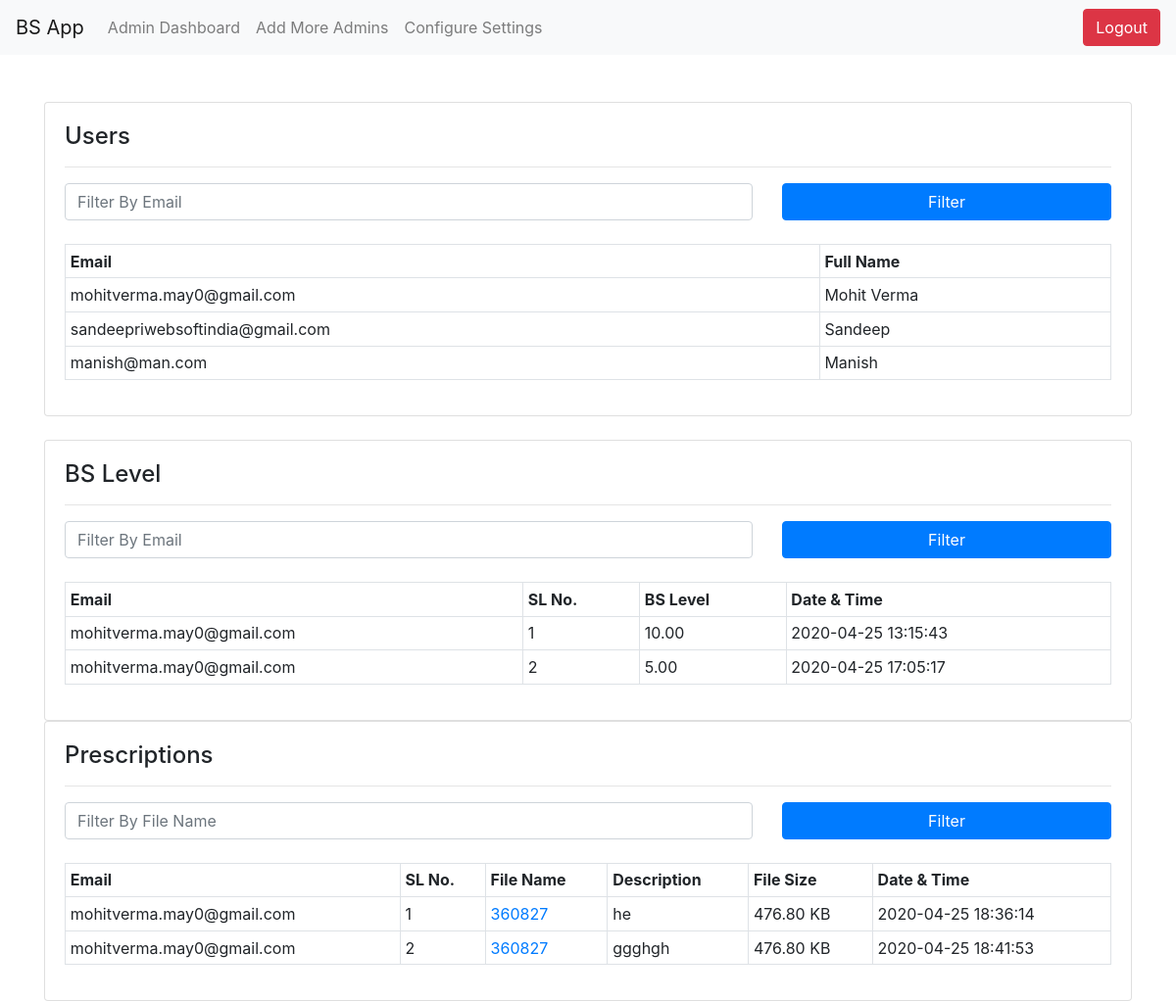
Before: /admin/index.php (signed in) with the older database file.
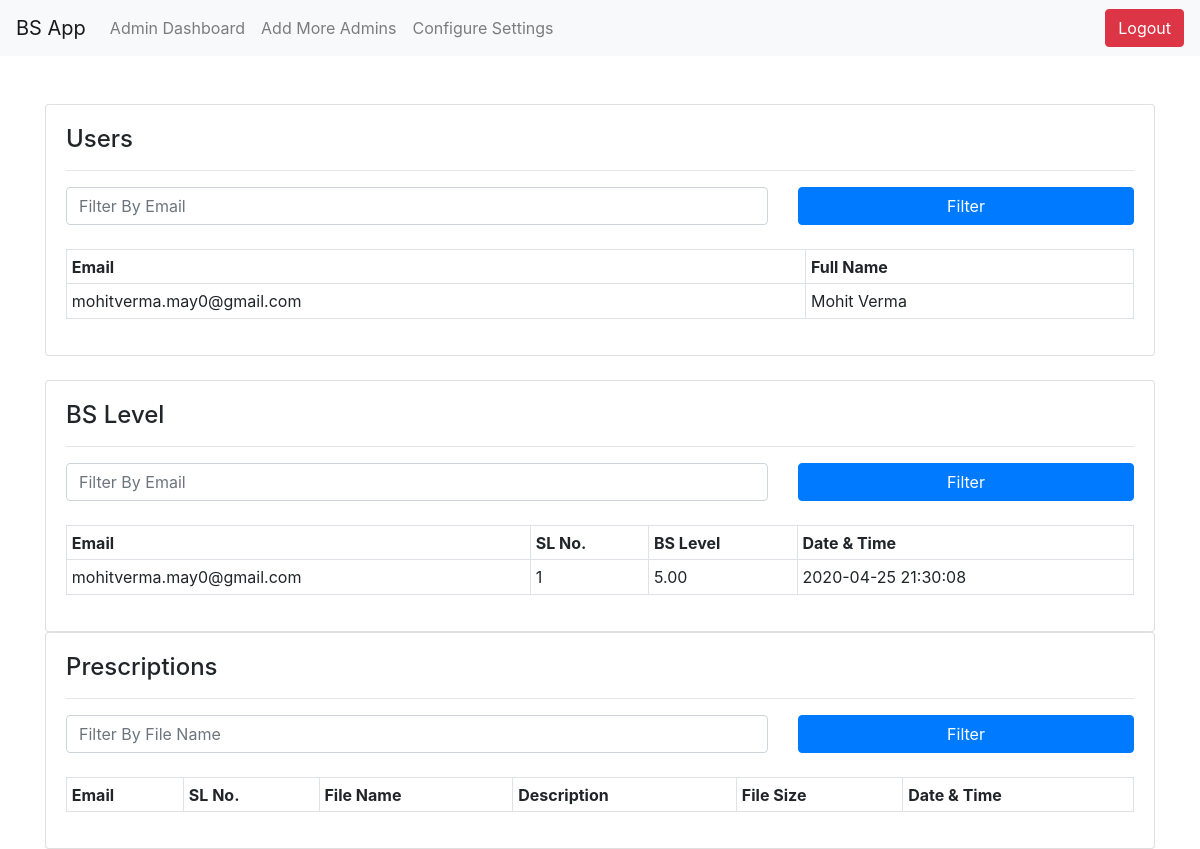
After: the same page with the newer database file.
### tables this page shows
CREATE TABLE `tblusers` (
  `id` int(11) NOT NULL,
  `name` varchar(191) NOT NULL,
  `email` varchar(191) NOT NULL,
  `password` varchar(191) DEFAULT NULL,
  `token` varchar(191) DEFAULT NULL,
  `created_at` timestamp NULL DEFAULT CURRENT_TIMESTAMP,
  `updated_at` timestamp NULL DEFAULT CURRENT_TIMESTAMP ON UPDATE CURRENT_TIMESTAMP
);

CREATE TABLE `tbl_bs` (
  `id` bigint(11) NOT NULL,
  `user_id` bigint(20) NOT NULL,
  `bs_level` decimal(20,2) NOT NULL,
  `status` int(11) DEFAULT '0',
  `created_at` datetime DEFAULT CURRENT_TIMESTAMP,
  `updated_at` datetime DEFAULT CURRENT_TIMESTAMP ON UPDATE CURRENT_TIMESTAMP
);

CREATE TABLE `tbl_prescription` (
  `id` int(11) NOT NULL,
  `user_id` bigint(20) NOT NULL,
  `file_name` text NOT NULL,
  `file_size` text NOT NULL,
  `file` text NOT NULL,
  `description` text,
  `created_at` datetime DEFAULT CURRENT_TIMESTAMP,
  `updated_at` datetime DEFAULT CURRENT_TIMESTAMP ON UPDATE CURRENT_TIMESTAMP
);

### admin/index.php (called while the page is built, shortened)
<?php
include '../autoload.php';
$getadmin = new Admin;
include_once '../includes/adminheader.php';
    include_once $getadmin->session_check();
include_once '../includes/adminfooter.php';
?>

### Classes/Admin.class.php (called while the page is built, shortened)
<?php
class Admin extends Dbcon
{
    protected $newdbh;
    function __construct()
    {
        $con = parent::__construct();
        $this->newdbh = $con;
    }
    public function allUsers($email = '')
    {
        if(empty($email)){
            $result = mysqli_query($this->newdbh,"SELECT email,name FROM tblusers");
        }else
        {
            $result = mysqli_query($this->newdbh,"SELECT email,name FROM tblusers where email like '%$email%'");
        }
        $results_array = [];
        while ($row = $result->fetch_assoc()) {
          $results_array[] = $row;
        }
        return $results_array;
    }
    public function allLevels($email = '')
    {
        if(empty($email)){
            $result = mysqli_query($this->newdbh,"SELECT tblusers.email,tbl_bs.* FROM tbl_bs JOIN tblusers ON tblusers.id = tbl_bs.user_id");
        }else
        {
            $result = mysqli_query($this->newdbh,"SELECT tblusers.email,tbl_bs.* FROM tbl_bs JOIN tblusers ON tblusers.id = tbl_bs.user_id where email like '%$email%'");
        }
        $results_array = [];
        while ($row = $result->fetch_assoc()) {
          $results_array[] = $row;
        }
        return $results_array;
    }
    public function allPrescriptions($file_name = '')
    {
        if(empty($file_name)){
            $result = mysqli_query($this->newdbh,"SELECT tblusers.email,tbl_prescription.* FROM tbl_prescription JOIN tblusers ON tblusers.id = tbl_prescription.user_id");
        }else
        {
            $result = mysqli_query($this->newdbh,"SELECT tblusers.email,tbl_prescription.* FROM tbl_prescription JOIN tblusers ON tblusers.id = tbl_prescription.user_id where `file_name` like '%$file_name%'");
        }
        $results_array = [];
        while ($row = $result->fetch_assoc()) {
          $results_array[] = $row;
        }
        return $results_array;
    }
}

### autoload.php (called while the page is built, shortened)
<?php
function formatSizeUnits($bytes)
{
    if ($bytes >= 1073741824)
    {
        $bytes = number_format($bytes / 1073741824, 2) . ' GB';
    }
    elseif ($bytes >= 1048576)
    {
        $bytes = number_format($bytes / 1048576, 2) . ' MB';
    }
    elseif ($bytes >= 1024)
    {
        $bytes = number_format($bytes / 1024, 2) . ' KB';
    }
    elseif ($bytes > 1)
    {
        $bytes = $bytes . ' bytes';
    }
    elseif ($bytes == 1)
    {
        $bytes = $bytes . ' byte';
    }
    else
    {
        $bytes = '0 bytes';
    }
    return $bytes;
}

### admin/home.php (the view, shortened to what this page needs)
<?php
$alluser = $getadmin->allUsers();
$alllevels = $getadmin->allLevels();
$allPrescriptions = $getadmin->allPrescriptions();
?>
<section class="container mt-5">
<div class="card">
    <div class="card-body table-responsive">
        <h4>Users</h4>
        <hr>
        <form action="<?php echo weburl;?>/admin/" method="POST">
            <div class="row">
                <div class="col-md-8">
                    <input type="email" name="email" id="email" value="<?php if(isset($email)){ echo $email; }?>" placeholder="Filter By Email" class="form-control">
                </div>
                <div class="col-md-4">
                    <input type="submit" value="Filter" class="btn btn-primary" style="width:100%" name="filterUser">
                </div>
            </div>
        </form>
        <br>
        <table class="table table-sm table-bordered">
            <tr>
                <th>Email</th>
                <th>Full Name</th>
            </tr>
            <?php
            if(count($alluser)>0){
                foreach($alluser as $user){?>
                <tr>
                <td><?php echo $user['email'];?></td>
                <td><?php echo $user['name'];?></td>
                </tr>
            <?php }}?>
        </table>
    </div>
</div>
<br>
<div class="card">
    <div class="card-body table-responsive">
        <h4>BS Level</h4>
        <hr>
        <form action="<?php echo weburl;?>/admin/" method="POST">
            <div class="row">
                <div class="col-md-8">
                    <input type="email" name="emailbs" id="emailbs" value="<?php if(isset($emailbs)){ echo $emailbs; }?>" placeholder="Filter By Email" class="form-control">
                </div>
                <div class="col-md-4">
                    <input type="submit" value="Filter" class="btn btn-primary" style="width:100%" name="filterBS">
                </div>
            </div>
        </form>
        <br>
        <table class="table table-sm table-bordered">
            <tr>
                <th>Email</th>
                <th>SL No.</th>
                <th>BS Level</th>
                <th>Date & Time</th>
            </tr>
            <?php
            if(count($alllevels)>0){ $bs=0;
                foreach($alllevels as $levels){?>
                <tr>
                <td><?php echo $levels['email'];?></td>
                <td><?php echo ++$bs;?></td>
                <td><?php echo $levels['bs_level'];?></td>
                <td><?php echo $levels['created_at'];?></td>
                </tr>
            <?php }}?>
        </table>
    </div>
</div>
<div class="card">
    <div class="card-body table-responsive">
        <h4>Prescriptions</h4>
        <hr>
        <form action="<?php echo weburl;?>/admin/" method="POST">
            <div class="row">
                <div class="col-md-8">
                    <input type="text" name="file_name" id="file_name" value="<?php if(isset($file_name)){ echo $file_name; }?>" placeholder="Filter By File Name" class="form-control">
                </div>
                <div class="col-md-4">
                    <input type="submit" value="Filter" class="btn btn-primary" style="width:100%" name="filterPres">
                </div>
            </div>
        </form>
        <br>
        <table class="table table-sm table-bordered">
            <tr>
                <th>Email</th>
                <th>SL No.</th>
                <th>File Name</th>
                <th>Description</th>
                <th>File Size</th>
                <th>Date & Time</th>
            </tr>
            <?php
            if(count($allPrescriptions)>0){ $ps=0;
                foreach($allPrescriptions as $pres){?>
                <tr>
                <td><?php echo $pres['email'];?></td>
                <td><?php echo ++$ps;?></td>
                <td><a href="<?php echo weburl;?>/prescription/<?php echo $pres['file'];?>"><?php echo $pres['file_name'];?></a></td>
                <td><?php echo $pres['description'];?></td>
                <td><?php echo formatSizeUnits($pres['file_size']);?></td>
                <td><?php echo $pres['created_at'];?></td>
                </tr>
            <?php }}?>
        </table>
    </div>
</div>
</section>

### includes/adminheader.php (shortened to what this page needs)
<!DOCTYPE html>
<html lang="en">
<head>
    <link rel="stylesheet" href="<?php echo weburl; ?>/assets/bootstrap/css/bootstrap.css">
</head>
<body>
<nav class="navbar navbar-expand-lg navbar-light bg-light">
  <a class="navbar-brand" href="<?php echo weburl;?>/admin/">BS App</a>
  <div class="collapse navbar-collapse" id="navbarSupportedContent">
    <ul class="navbar-nav mr-auto">
      <?php if(isset($_SESSION['adminid'])){?>
        <li class="nav-item  menu-actie">
          <a class="nav-link" href="<?php echo weburl;?>/admin/">Admin Dashboard </a>
        </li>
        <li class="nav-item menu-actie">
            <a class="nav-link" href="<?php echo weburl;?>/admin/add">Add More Admins</a>
        </li>
        <li class="nav-item menu-actie">
            <a class="nav-link" href="#" data-toggle="modal" data-target="#configureseet">Configure Settings</a>
        </li>
      <?php } else { ?>
        <li class="nav-item  menu-actie">
          <a class="nav-link" href="<?php echo weburl;?>/admin/">Login </a>
        </li>
      <?php } ?>
    </ul>
    <?php if(isset($_SESSION['adminid'])){?>
        <form class="form-inline my-2 my-lg-0" action="<?php echo weburl;?>/admin/">
            <button stype="submit" class="btn btn-danger">Logout</button>
        </form>
    <?php } ?>
  </div>
</nav>

### includes/adminfooter.php (shortened to what this page needs)
</body>
</html>

Changed rows visible on the page:
removed tblusers: email "sandeepriwebsoftindia@gmail.com", name "Sandeep"
removed tblusers: email "manish@man.com", name "Manish"
removed tbl_bs: user.email "mohitverma.may0@gmail.com", bs_level "5.00", created_at "2020-04-25 17:05:17"
removed tbl_prescription: user.email "mohitverma.may0@gmail.com", file_name "360827", description "he", file_size "476.80 KB", created_at "2020-04-25 18:36:14"
removed tbl_prescription: user.email "mohitverma.may0@gmail.com", file_name "360827", description "ggghgh", file_size "476.80 KB", created_at "2020-04-25 18:41:53"
changed tbl_bs "mohitverma.may0@gmail.com": bs_level "10.00" → "5.00"; created_at "2020-04-25 13:15:43" → "2020-04-25 21:30:08"
